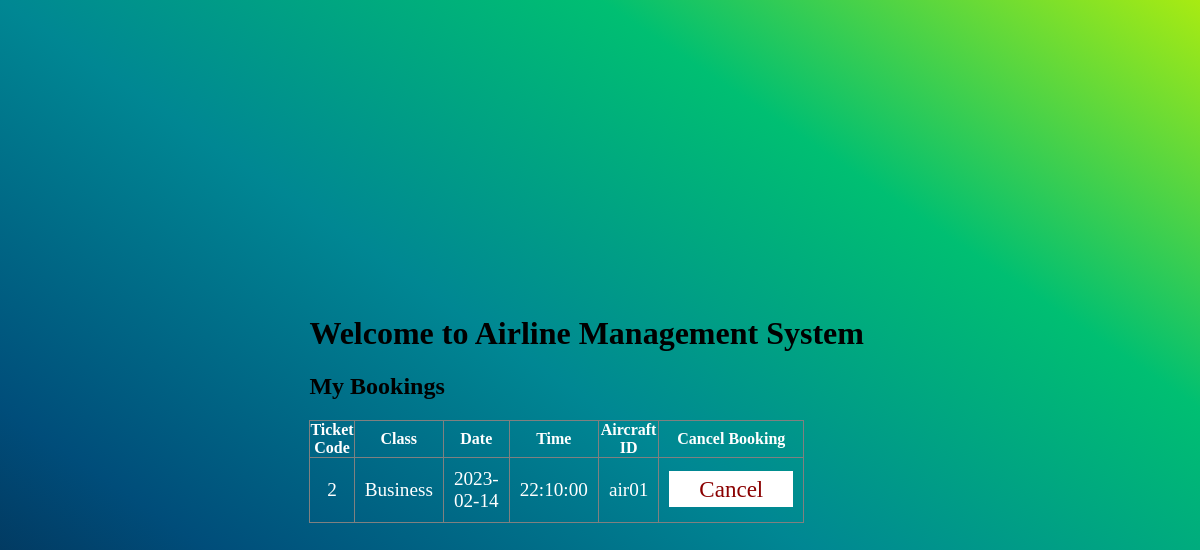
The page /passengers/show_bookings/index.php (signed in) on the database its author committed.
### tables this page shows
CREATE TABLE `schedule` (
  `schedule_id` int(11) NOT NULL,
  `source` varchar(10) NOT NULL,
  `destination` varchar(10) NOT NULL,
  `aircraft_id` varchar(10) NOT NULL,
  `date` date NOT NULL,
  `time` time NOT NULL
);

CREATE TABLE `ticket` (
  `ticket_code` int(11) NOT NULL,
  `schedule_id` int(11) NOT NULL,
  `class` varchar(20) NOT NULL,
  `price` int(11) NOT NULL,
  `date` date NOT NULL,
  `time` time NOT NULL
);

### passengers/show_bookings/index.php (the view, shortened to what this page needs)
<?php
    include "../../db_connect.php";
?>
<!DOCTYPE html>
<html>
    <head>
    </head>
    <link rel="stylesheet" href="index.css">
    <body>
    <div class="data">
            <h1 class="welcome">Welcome to Airline Management System </h1>
            <h2>My Bookings</h2>
            <table border="1" cellpadding="0">
                <thead>
                    <tr>
                        <th>Ticket Code</th>
                        <th>Class</th>
                        <th>Date</th>
                        <th>Time</th>
                        <th>Aircraft ID</th>
                        <th>Cancel Booking</th>
                    </tr>
                </thead>
                <?php
                    $word = $_SESSION['ps_id'];
                    $sql="SELECT * from schedule natural join ticket natural join books where ps_id = '$word';";
                    $result=mysqli_query($conn,$sql);
                    if(mysqli_num_rows($result) > 0)
                    {
                        while($row = mysqli_fetch_array($result))
                        {
                            echo "<tr>" .
                            "<td>" . $row["ticket_code"]. "</td>".
                            "<td>" . $row["class"]. "</td>".
                            "<td>" . $row["date"]. "</td>".
                            "<td>" . $row["time"]. "</td>".
                            "<td>" . $row["aircraft_id"]. "</td>".
                            "<td> <a href='index.php?id=".$row['ticket_code']."'
                                    class='dltscd'>Cancel</a>
                            </td>".
                            "</tr>";
                        }
                    }
                ?>
            </table>
        </div>
    </body>
</html>

### passengers/show_bookings/index.css (style rules this page uses)
body { width: 100%; min-height: 100vh; background-image: linear-gradient(to right top, #051937, #004d7a, #008793, #00bf72, #a8eb12); background-attachment:fixed; display: flex; justify-content: center; align-items: center; }
table { border-collapse: collapse; width: 75%; }
table th { color: #fff; }
table td { color: #fff; font-size: 1.2em; padding: 10px; text-align: center; }
.dltscd { background: #fff; color: darkred; font-size: 1.2em; padding: 5px 30px; text-decoration: none; }

### rows shown on the page
schedule: ticket.ticket_code "2", ticket.class "Business", date "2023-02-14", time "22:10:00", aircraft "air01"
